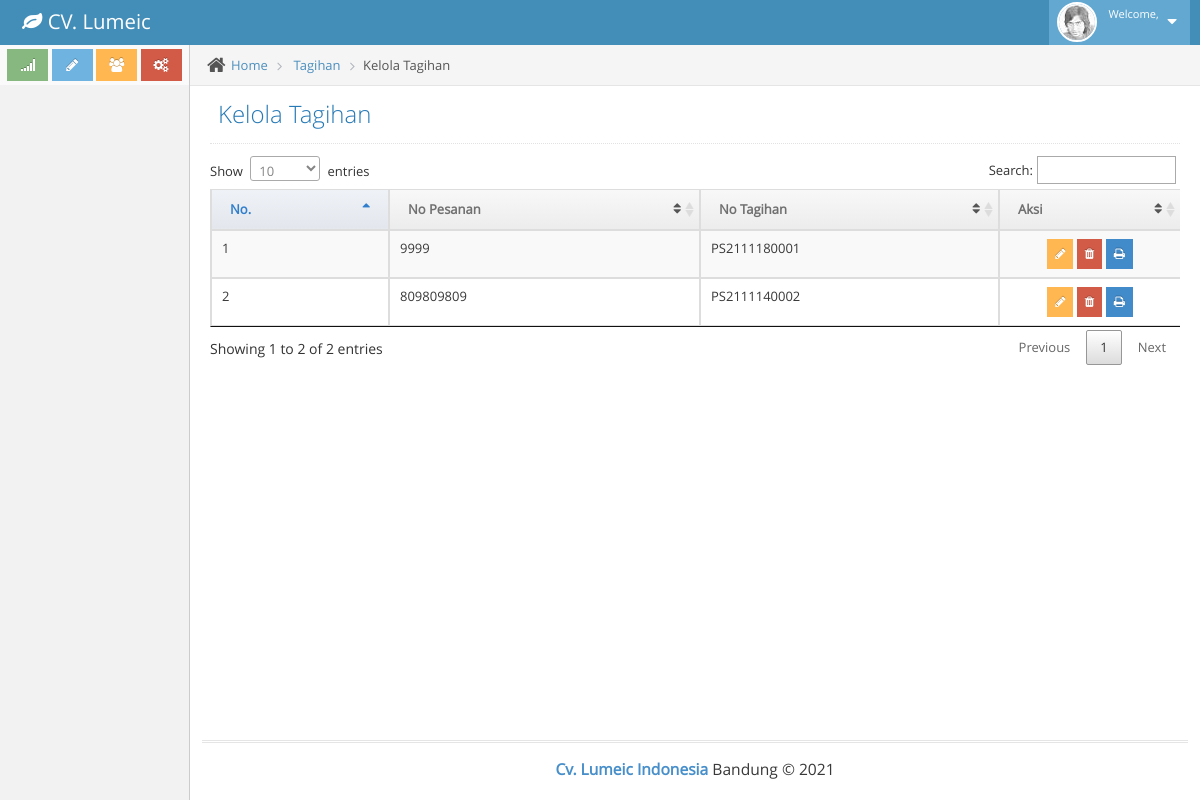
Screenshot of /index.php/tagihan/kelola_tagihan with the database file from the repository.
### tables this page shows
CREATE TABLE `tagihan` (
  `tagihan_id` int(11) NOT NULL,
  `pesanan_id` int(11) NOT NULL,
  `no_tagihan` varchar(128) NOT NULL,
  `created_by` varchar(128) NOT NULL,
  `created_date` date NOT NULL,
  `modified_by` varchar(128) NOT NULL,
  `modified_date` date NOT NULL
);

CREATE TABLE `pesanan` (
  `pesanan_id` int(11) NOT NULL,
  `no_psn` varchar(128) NOT NULL,
  `no_surat` varchar(128) NOT NULL,
  `alamat_psn` varchar(128) NOT NULL,
  `nama_psn` varchar(128) NOT NULL,
  `ppn` int(11) NOT NULL,
  `total_harga` int(11) NOT NULL,
  `total_akhir` int(11) NOT NULL,
  `tgl_psn` date NOT NULL,
  `created_by` varchar(128) NOT NULL,
  `created_date` datetime NOT NULL,
  `modified_by` varchar(128) NOT NULL,
  `modified_date` datetime NOT NULL
);

### application/controllers/Tagihan.php (called while the page is built, shortened)
<?php
class tagihan extends CI_Controller
{
    function __construct()
    {
        $this->load->model('tagihan_m');
    }
    public function kelola_tagihan()
    {
        $data['data'] = $this->tagihan_m->get_alldata('tagihan');
        $this->load->view('tagihan/kelola_tagihan', $data);
    }
}

### index.php (called while the page is built, shortened)
<?php
require_once BASEPATH.'core/CodeIgniter.php';

### application/models/tagihan_m.php (called while the page is built, shortened)
<?php
class tagihan_m extends CI_Model
{
    public function get_alldata()
    {
        $this->db->select('*');
        $this->db->from('tagihan');
        $this->db->join('pesanan', 'tagihan.pesanan_id = pesanan.pesanan_id');
        $result = $this->db->get()->result();
        return $result;
    }
}

### application/views/tagihan/kelola_tagihan.php (the view, shortened to what this page needs)
<div class="main-content">
    <div class="main-content-inner">
        <div class="breadcrumbs ace-save-state" id="breadcrumbs">
            <ul class="breadcrumb">
                <li>
                    <i class="ace-icon fa fa-home home-icon"></i>
                    <a href="#">Home</a>
                </li>
                <li>
                    <a href="#">Tagihan</a>
                </li>
                <li class="active">Kelola Tagihan</li>
            </ul>
        </div>
        <div class="page-content">
            <div class="page-header">
                <h1>
                    Kelola Tagihan
                </h1>
            </div>
            <div class="page-body">
                <div class="box">
                    <div class="box-body table-responsive">
                        <table class="table table-bordered table-striped table-hover" id="table">
                            <thead>
                                <tr>
                                    <th>No.</th>
                                    <th>No Pesanan</th>
                                    <th>No Tagihan</th>
                                    <th>Aksi</th>
                                </tr>
                            </thead>
                            <tbody>
                                <?php
                                $no = 1;
                                foreach ($data as $data_tag) {
                                ?>
                                    <tr>
                                        <td><?= $no++ ?></td>
                                        <td><?php echo $data_tag->no_tagihan ?></td>
                                        <td><?php echo $data_tag->no_psn ?></td>
                                        <td class="text-center" width="160px">
                                            <button class="btn btn-warning btn-xs" id="btnedit" data-id="<?php echo $data_tag->no_tagihan ?>" title="Atur">
                                                <i class="fa fa-pencil"></i>
                                            </button>
                                            <button class="btn btn-danger btn-xs" id="btndel" data-id="<?php echo $data_tag->no_tagihan ?>" title="Hapus">
                                                <i class="fa fa-trash"></i>
                                            </button>
                                            <a class="btn btn-primary btn-xs" href="<?= site_url('tagihan/cetak/' . $data_tag->pesanan_id) ?>"><i class="fa fa-print"></i></a>
                                        </td>
                                    </tr>
                                <?php
                                }
                                ?>
                            </tbody>
                        </table>
                    </div>
                </div>
            </div>
        </div>
    </div>
</div>

### rows the page displays
tagihan: no_tagihan "9999", pesanan.no_psn "PS2111180001"
tagihan: no_tagihan "809809809", pesanan.no_psn "PS2111140002"
